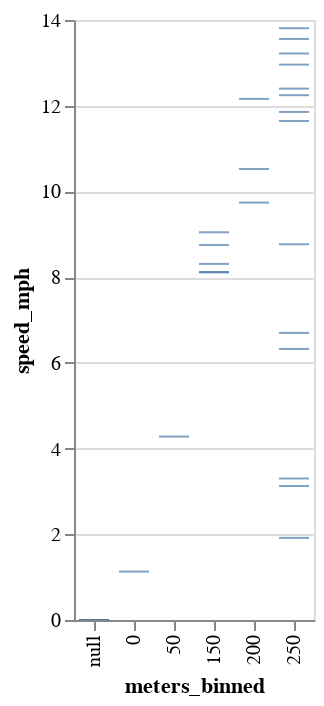

Here is the notebook cell this chart was saved with:
### Code cell
(alt.Chart(one_segment)
 .mark_tick()
 .encode(
     x="meters_binned:O",
     y="speed_mph:Q"
 ).interactive()
)

### Figure 1 — Vega-Lite specification as saved in the notebook (floating-point values rounded to 4 significant figures)
{"config": {"view": {"continuousWidth": 400, "continuousHeight": 300}}, "data": {"name": "data-c83960d577f2c37ff64c044cda3bf3c3"}, "mark": "tick", "encoding": {"x": {"field": "meters_binned", "type": "ordinal"}, "y": {"field": "speed_mph", "type": "quantitative"}}, "selection": {"selector002": {"type": "interval", "bind": "scales", "encodings": ["x", "y"]}}, "$schema": "https://vega.github.io/schema/vega-lite/v4.17.0.json", "datasets": {"data-c83960d577f2c37ff64c044cda3bf3c3": [{"shape_array_key": "5d34851ee46adb62216152f8a16fe7d0", "stop_sequence": 6, "gtfs_dataset_key": "6c2d7daaf979779fa2089c6395baf98b", "_gtfs_dataset_name": "Big Blue Bus VehiclePositions", "trip_id": "902977", "min_time": "2023-07-12T13:33:08", "min_dist": 0.0, "max_time": "2023-07-12T13:33:08", "max_dist": 0.0, "meters_elapsed": 0.0, "sec_elapsed": 0.0, "speed_mph": null, "speed_binned": null, "meters_binned": null}, {"shape_array_key": "5d34851ee46adb62216152f8a16fe7d0", "stop_sequence": 6, "gtfs_dataset_key": "6c2d7daaf979779fa2089c6395baf98b", "_gtfs_dataset_name": "Big Blue Bus VehiclePositions", "trip_id": "902941", "min_time": "2023-07-12T18:52:59", "min_dist": 0.0, "max_time": "2023-07-12T18:53:49", "max_dist": 265.0, "meters_elapsed": 265.0, "sec_elapsed": 50.0, "speed_mph": 11.86, "speed_binned": 10, "meters_binned": 250}, {"shape_array_key": "5d34851ee46adb62216152f8a16fe7d0", "stop_sequence": 6, "gtfs_dataset_key": "6c2d7daaf979779fa2089c6395baf98b", "_gtfs_dataset_name": "Big Blue Bus VehiclePositions", "trip_id": "902960", "min_time": "2023-07-12T16:36:21", "min_dist": 82.66, "max_time": "2023-07-12T16:37:06", "max_dist": 249.8, "meters_elapsed": 167.2, "sec_elapsed": 45.0, "speed_mph": 8.31, "speed_binned": 5, "meters_binned": 150}, {"shape_array_key": "5d34851ee46adb62216152f8a16fe7d0", "stop_sequence": 6, "gtfs_dataset_key": "6c2d7daaf979779fa2089c6395baf98b", "_gtfs_dataset_name": "Big Blue Bus VehiclePositions", "trip_id": "902969", "min_time": "2023-07-12T14:52:10", "min_dist": 22.36, "max_time": "2023-07-12T14:52:10", "max_dist": 22.36, "meters_elapsed": 0.0, "sec_elapsed": 0.0, "speed_mph": null, "speed_binned": null, "meters_binned": null}, {"shape_array_key": "5d34851ee46adb62216152f8a16fe7d0", "stop_sequence": 6, "gtfs_dataset_key": "6c2d7daaf979779fa2089c6395baf98b", "_gtfs_dataset_name": "Big Blue Bus VehiclePositions", "trip_id": "902971", "min_time": "2023-07-12T14:33:39", "min_dist": 0.0, "max_time": "2023-07-12T14:34:28", "max_dist": 177.7, "meters_elapsed": 177.7, "sec_elapsed": 49.0, "speed_mph": 8.111, "speed_binned": 5, "meters_binned": 150}, {"shape_array_key": "5d34851ee46adb62216152f8a16fe7d0", "stop_sequence": 6, "gtfs_dataset_key": "6c2d7daaf979779fa2089c6395baf98b", "_gtfs_dataset_name": "Big Blue Bus VehiclePositions", "trip_id": "902963", "min_time": "2023-07-12T15:50:35", "min_dist": 117.5, "max_time": "2023-07-12T15:50:35", "max_dist": 117.5, "meters_elapsed": 0.0, "sec_elapsed": 0.0, "speed_mph": null, "speed_binned": null, "meters_binned": null}, {"shape_array_key": "5d34851ee46adb62216152f8a16fe7d0", "stop_sequence": 6, "gtfs_dataset_key": "6c2d7daaf979779fa2089c6395baf98b", "_gtfs_dataset_name": "Big Blue Bus VehiclePositions", "trip_id": "902987", "min_time": "2023-07-12T11:57:08", "min_dist": 0.0, "max_time": "2023-07-12T12:00:12", "max_dist": 271.6, "meters_elapsed": 271.6, "sec_elapsed": 184.0, "speed_mph": 3.302, "speed_binned": 0, "meters_binned": 250}, {"shape_array_key": "5d34851ee46adb62216152f8a16fe7d0", "stop_sequence": 6, "gtfs_dataset_key": "6c2d7daaf979779fa2089c6395baf98b", "_gtfs_dataset_name": "Big Blue Bus VehiclePositions", "trip_id": "903000", "min_time": "2023-07-12T09:45:34", "min_dist": 234.9, "max_time": "2023-07-12T09:45:34", "max_dist": 234.9, "meters_elapsed": 0.0, "sec_elapsed": 0.0, "speed_mph": null, "speed_binned": null, "meters_binned": null}, {"shape_array_key": "5d34851ee46adb62216152f8a16fe7d0", "stop_sequence": 6, "gtfs_dataset_key": "6c2d7daaf979779fa2089c6395baf98b", "_gtfs_dataset_name": "Big Blue Bus VehiclePositions", "trip_id": "902946", "min_time": "2023-07-12T17:33:20", "min_dist": 68.91, "max_time": "2023-07-12T17:33:20", "max_dist": 68.91, "meters_elapsed": 0.0, "sec_elapsed": 0.0, "speed_mph": null, "speed_binned": null, "meters_binned": null}, {"shape_array_key": "5d34851ee46adb62216152f8a16fe7d0", "stop_sequence": 6, "gtfs_dataset_key": "6c2d7daaf979779fa2089c6395baf98b", "_gtfs_dataset_name": "Big Blue Bus VehiclePositions", "trip_id": "902979", "min_time": "2023-07-12T13:12:19", "min_dist": 0.0, "max_time": "2023-07-12T13:13:03", "max_dist": 266.7, "meters_elapsed": 266.7, "sec_elapsed": 44.0, "speed_mph": 13.56, "speed_binned": 10, "meters_binned": 250}, {"shape_array_key": "5d34851ee46adb62216152f8a16fe7d0", "stop_sequence": 6, "gtfs_dataset_key": "6c2d7daaf979779fa2089c6395baf98b", "_gtfs_dataset_name": "Big Blue Bus VehiclePositions", "trip_id": "902985", "min_time": "2023-07-12T12:19:39", "min_dist": 0.0, "max_time": "2023-07-12T12:22:53", "max_dist": 271.2, "meters_elapsed": 271.2, "sec_elapsed": 194.0, "speed_mph": 3.127, "speed_binned": 0, "meters_binned": 250}, {"shape_array_key": "5d34851ee46adb62216152f8a16fe7d0", "stop_sequence": 6, "gtfs_dataset_key": "6c2d7daaf979779fa2089c6395baf98b", "_gtfs_dataset_name": "Big Blue Bus VehiclePositions", "trip_id": "903004", "min_time": "2023-07-12T09:03:14", "min_dist": 53.25, "max_time": "2023-07-12T09:03:36", "max_dist": 53.25, "meters_elapsed": 0.0, "sec_elapsed": 22.0, "speed_mph": 0.0, "speed_binned": null, "meters_binned": null}, {"shape_array_key": "5d34851ee46adb62216152f8a16fe7d0", "stop_sequence": 6, "gtfs_dataset_key": "6c2d7daaf979779fa2089c6395baf98b", "_gtfs_dataset_name": "Big Blue Bus VehiclePositions", "trip_id": "902995", "min_time": "2023-07-12T10:32:11", "min_dist": 0.0, "max_time": "2023-07-12T10:33:00", "max_dist": 271.6, "meters_elapsed": 271.6, "sec_elapsed": 49.0, "speed_mph": 12.4, "speed_binned": 10, "meters_binned": 250}, {"shape_array_key": "5d34851ee46adb62216152f8a16fe7d0", "stop_sequence": 6, "gtfs_dataset_key": "6c2d7daaf979779fa2089c6395baf98b", "_gtfs_dataset_name": "Big Blue Bus VehiclePositions", "trip_id": "902964", "min_time": "2023-07-12T15:45:55", "min_dist": 0.0, "max_time": "2023-07-12T15:45:55", "max_dist": 0.0, "meters_elapsed": 0.0, "sec_elapsed": 0.0, "speed_mph": null, "speed_binned": null, "meters_binned": null}, {"shape_array_key": "5d34851ee46adb62216152f8a16fe7d0", "stop_sequence": 6, "gtfs_dataset_key": "6c2d7daaf979779fa2089c6395baf98b", "_gtfs_dataset_name": "Big Blue Bus VehiclePositions", "trip_id": "902966", "min_time": "2023-07-12T15:22:35", "min_dist": 0.0, "max_time": "2023-07-12T15:23:20", "max_dist": 182.0, "meters_elapsed": 182.0, "sec_elapsed": 45.0, "speed_mph": 9.047, "speed_binned": 5, "meters_binned": 150}, {"shape_array_key": "5d34851ee46adb62216152f8a16fe7d0", "stop_sequence": 6, "gtfs_dataset_key": "6c2d7daaf979779fa2089c6395baf98b", "_gtfs_dataset_name": "Big Blue Bus VehiclePositions", "trip_id": "902989", "min_time": "2023-07-12T11:34:06", "min_dist": 0.0, "max_time": "2023-07-12T11:34:06", "max_dist": 0.0, "meters_elapsed": 0.0, "sec_elapsed": 0.0, "speed_mph": null, "speed_binned": null, "meters_binned": null}, {"shape_array_key": "5d34851ee46adb62216152f8a16fe7d0", "stop_sequence": 6, "gtfs_dataset_key": "6c2d7daaf979779fa2089c6395baf98b", "_gtfs_dataset_name": "Big Blue Bus VehiclePositions", "trip_id": "902950", "min_time": "2023-07-12T06:45:10", "min_dist": 10.91, "max_time": "2023-07-12T06:45:55", "max_dist": 271.6, "meters_elapsed": 260.7, "sec_elapsed": 45.0, "speed_mph": 12.96, "speed_binned": 10, "meters_binned": 250}, {"shape_array_key": "5d34851ee46adb62216152f8a16fe7d0", "stop_sequence": 6, "gtfs_dataset_key": "6c2d7daaf979779fa2089c6395baf98b", "_gtfs_dataset_name": "Big Blue Bus VehiclePositions", "trip_id": "902983", "min_time": "2023-07-12T12:35:41", "min_dist": 271.6, "max_time": "2023-07-12T12:35:41", "max_dist": 271.6, "meters_elapsed": 0.0, "sec_elapsed": 0.0, "speed_mph": null, "speed_binned": null, "meters_binned": null}, {"shape_array_key": "5d34851ee46adb62216152f8a16fe7d0", "stop_sequence": 6, "gtfs_dataset_key": "6c2d7daaf979779fa2089c6395baf98b", "_gtfs_dataset_name": "Big Blue Bus VehiclePositions", "trip_id": "902988", "min_time": "2023-07-12T11:41:42", "min_dist": 259.8, "max_time": "2023-07-12T11:41:42", "max_dist": 259.8, "meters_elapsed": 0.0, "sec_elapsed": 0.0, "speed_mph": null, "speed_binned": null, "meters_binned": null}, {"shape_array_key": "5d34851ee46adb62216152f8a16fe7d0", "stop_sequence": 6, "gtfs_dataset_key": "6c2d7daaf979779fa2089c6395baf98b", "_gtfs_dataset_name": "Big Blue Bus VehiclePositions", "trip_id": "902959", "min_time": "2023-07-12T16:35:59", "min_dist": 0.0, "max_time": "2023-07-12T16:36:49", "max_dist": 260.2, "meters_elapsed": 260.2, "sec_elapsed": 50.0, "speed_mph": 11.64, "speed_binned": 10, "meters_binned": 250}, {"shape_array_key": "5d34851ee46adb62216152f8a16fe7d0", "stop_sequence": 6, "gtfs_dataset_key": "6c2d7daaf979779fa2089c6395baf98b", "_gtfs_dataset_name": "Big Blue Bus VehiclePositions", "trip_id": "902972", "min_time": "2023-07-12T14:24:01", "min_dist": 0.0, "max_time": "2023-07-12T14:24:45", "max_dist": 271.6, "meters_elapsed": 271.6, "sec_elapsed": 44.0, "speed_mph": 13.81, "speed_binned": 10, "meters_binned": 250}, {"shape_array_key": "5d34851ee46adb62216152f8a16fe7d0", "stop_sequence": 6, "gtfs_dataset_key": "6c2d7daaf979779fa2089c6395baf98b", "_gtfs_dataset_name": "Big Blue Bus VehiclePositions", "trip_id": "902974", "min_time": "2023-07-12T14:15:43", "min_dist": 0.0, "max_time": "2023-07-12T14:16:33", "max_dist": 195.5, "meters_elapsed": 195.5, "sec_elapsed": 50.0, "speed_mph": 8.749, "speed_binned": 5, "meters_binned": 150}, {"shape_array_key": "5d34851ee46adb62216152f8a16fe7d0", "stop_sequence": 6, "gtfs_dataset_key": "6c2d7daaf979779fa2089c6395baf98b", "_gtfs_dataset_name": "Big Blue Bus VehiclePositions", "trip_id": "903016", "min_time": "2023-07-12T07:02:45", "min_dist": 271.6, "max_time": "2023-07-12T07:02:45", "max_dist": 271.6, "meters_elapsed": 0.0, "sec_elapsed": 0.0, "speed_mph": null, "speed_binned": null, "meters_binned": null}, {"shape_array_key": "5d34851ee46adb62216152f8a16fe7d0", "stop_sequence": 6, "gtfs_dataset_key": "6c2d7daaf979779fa2089c6395baf98b", "_gtfs_dataset_name": "Big Blue Bus VehiclePositions", "trip_id": "903011", "min_time": "2023-07-12T07:50:16", "min_dist": 250.2, "max_time": "2023-07-12T07:50:16", "max_dist": 250.2, "meters_elapsed": 0.0, "sec_elapsed": 0.0, "speed_mph": null, "speed_binned": null, "meters_binned": null}, {"shape_array_key": "5d34851ee46adb62216152f8a16fe7d0", "stop_sequence": 6, "gtfs_dataset_key": "6c2d7daaf979779fa2089c6395baf98b", "_gtfs_dataset_name": "Big Blue Bus VehiclePositions", "trip_id": "902970", "min_time": "2023-07-12T14:42:44", "min_dist": 185.6, "max_time": "2023-07-12T14:42:44", "max_dist": 185.6, "meters_elapsed": 0.0, "sec_elapsed": 0.0, "speed_mph": null, "speed_binned": null, "meters_binned": null}, {"shape_array_key": "5d34851ee46adb62216152f8a16fe7d0", "stop_sequence": 6, "gtfs_dataset_key": "6c2d7daaf979779fa2089c6395baf98b", "_gtfs_dataset_name": "Big Blue Bus VehiclePositions", "trip_id": "902984", "min_time": "2023-07-12T12:22:27", "min_dist": 74.24, "max_time": "2023-07-12T12:22:27", "max_dist": 74.24, "meters_elapsed": 0.0, "sec_elapsed": 0.0, "speed_mph": null, "speed_binned": null, "meters_binned": null}, {"shape_array_key": "5d34851ee46adb62216152f8a16fe7d0", "stop_sequence": 6, "gtfs_dataset_key": "6c2d7daaf979779fa2089c6395baf98b", "_gtfs_dataset_name": "Big Blue Bus VehiclePositions", "trip_id": "902997", "min_time": "2023-07-12T10:14:36", "min_dist": 0.0, "max_time": "2023-07-12T10:15:29", "max_dist": 192.4, "meters_elapsed": 192.4, "sec_elapsed": 53.0, "speed_mph": 8.12, "speed_binned": 5, "meters_binned": 150}, {"shape_array_key": "5d34851ee46adb62216152f8a16fe7d0", "stop_sequence": 6, "gtfs_dataset_key": "6c2d7daaf979779fa2089c6395baf98b", "_gtfs_dataset_name": "Big Blue Bus VehiclePositions", "trip_id": "903007", "min_time": "2023-07-12T08:36:24", "min_dist": 0.0, "max_time": "2023-07-12T08:37:08", "max_dist": 22.24, "meters_elapsed": 22.24, "sec_elapsed": 44.0, "speed_mph": 1.131, "speed_binned": 0, "meters_binned": 0}, {"shape_array_key": "5d34851ee46adb62216152f8a16fe7d0", "stop_sequence": 6, "gtfs_dataset_key": "6c2d7daaf979779fa2089c6395baf98b", "_gtfs_dataset_name": "Big Blue Bus VehiclePositions", "trip_id": "903005", "min_time": "2023-07-12T08:52:24", "min_dist": 10.6, "max_time": "2023-07-12T08:53:29", "max_dist": 265.3, "meters_elapsed": 254.7, "sec_elapsed": 65.0, "speed_mph": 8.766, "speed_binned": 5, "meters_binned": 250}, {"shape_array_key": "5d34851ee46adb62216152f8a16fe7d0", "stop_sequence": 6, "gtfs_dataset_key": "6c2d7daaf979779fa2089c6395baf98b", "_gtfs_dataset_name": "Big Blue Bus VehiclePositions", "trip_id": "902944", "min_time": "2023-07-12T18:12:24", "min_dist": 0.0, "max_time": "2023-07-12T18:17:37", "max_dist": 268.1, "meters_elapsed": 268.1, "sec_elapsed": 313.0, "speed_mph": 1.916, "speed_binned": 0, "meters_binned": 250}, {"shape_array_key": "5d34851ee46adb62216152f8a16fe7d0", "stop_sequence": 6, "gtfs_dataset_key": "6c2d7daaf979779fa2089c6395baf98b", "_gtfs_dataset_name": "Big Blue Bus VehiclePositions", "trip_id": "902980", "min_time": "2023-07-12T13:06:45", "min_dist": 0.0, "max_time": "2023-07-12T13:07:30", "max_dist": 244.6, "meters_elapsed": 244.6, "sec_elapsed": 45.0, "speed_mph": 12.16, "speed_binned": 10, "meters_binned": 200}, {"shape_array_key": "5d34851ee46adb62216152f8a16fe7d0", "stop_sequence": 6, "gtfs_dataset_key": "6c2d7daaf979779fa2089c6395baf98b", "_gtfs_dataset_name": "Big Blue Bus VehiclePositions", "trip_id": "903003", "min_time": "2023-07-12T09:12:58", "min_dist": 0.0, "max_time": "2023-07-12T09:14:01", "max_dist": 0.0, "meters_elapsed": 0.0, "sec_elapsed": 63.0, "speed_mph": 0.0, "speed_binned": null, "meters_binned": null}, {"shape_array_key": "5d34851ee46adb62216152f8a16fe7d0", "stop_sequence": 6, "gtfs_dataset_key": "6c2d7daaf979779fa2089c6395baf98b", "_gtfs_dataset_name": "Big Blue Bus VehiclePositions", "trip_id": "902958", "min_time": "2023-07-12T16:42:32", "min_dist": 242.6, "max_time": "2023-07-12T16:42:32", "max_dist": 242.6, "meters_elapsed": 0.0, "sec_elapsed": 0.0, "speed_mph": null, "speed_binned": null, "meters_binned": null}, {"shape_array_key": "5d34851ee46adb62216152f8a16fe7d0", "stop_sequence": 6, "gtfs_dataset_key": "6c2d7daaf979779fa2089c6395baf98b", "_gtfs_dataset_name": "Big Blue Bus VehiclePositions", "trip_id": "902968", "min_time": "2023-07-12T15:03:01", "min_dist": 0.0, "max_time": "2023-07-12T15:03:55", "max_dist": 235.1, "meters_elapsed": 235.1, "sec_elapsed": 54.0, "speed_mph": 9.74, "speed_binned": 5, "meters_binned": 200}, {"shape_array_key": "5d34851ee46adb62216152f8a16fe7d0", "stop_sequence": 6, "gtfs_dataset_key": "6c2d7daaf979779fa2089c6395baf98b", "_gtfs_dataset_name": "Big Blue Bus VehiclePositions", "trip_id": "903008", "min_time": "2023-07-12T08:24:04", "min_dist": 79.25, "max_time": "2023-07-12T08:24:04", "max_dist": 79.25, "meters_elapsed": 0.0, "sec_elapsed": 0.0, "speed_mph": null, "speed_binned": null, "meters_binned": null}, {"shape_array_key": "5d34851ee46adb62216152f8a16fe7d0", "stop_sequence": 6, "gtfs_dataset_key": "6c2d7daaf979779fa2089c6395baf98b", "_gtfs_dataset_name": "Big Blue Bus VehiclePositions", "trip_id": "902962", "min_time": "2023-07-12T16:01:45", "min_dist": 250.3, "max_time": "2023-07-12T16:01:45", "max_dist": 250.3, "meters_elapsed": 0.0, "sec_elapsed": 0.0, "speed_mph": null, "speed_binned": null, "meters_binned": null}, {"shape_array_key": "5d34851ee46adb62216152f8a16fe7d0", "stop_sequence": 6, "gtfs_dataset_key": "6c2d7daaf979779fa2089c6395baf98b", "_gtfs_dataset_name": "Big Blue Bus VehiclePositions", "trip_id": "902957", "min_time": "2023-07-12T16:53:45", "min_dist": 265.9, "max_time": "2023-07-12T16:53:45", "max_dist": 265.9, "meters_elapsed": 0.0, "sec_elapsed": 0.0, "speed_mph": null, "speed_binned": null, "meters_binned": null}, {"shape_array_key": "5d34851ee46adb62216152f8a16fe7d0", "stop_sequence": 6, "gtfs_dataset_key": "6c2d7daaf979779fa2089c6395baf98b", "_gtfs_dataset_name": "Big Blue Bus VehiclePositions", "trip_id": "902978", "min_time": "2023-07-12T13:32:53", "min_dist": 0.0, "max_time": "2023-07-12T13:34:29", "max_dist": 271.4, "meters_elapsed": 271.4, "sec_elapsed": 96.0, "speed_mph": 6.324, "speed_binned": 5, "meters_binned": 250}, {"shape_array_key": "5d34851ee46adb62216152f8a16fe7d0", "stop_sequence": 6, "gtfs_dataset_key": "6c2d7daaf979779fa2089c6395baf98b", "_gtfs_dataset_name": "Big Blue Bus VehiclePositions", "trip_id": "902954", "min_time": "2023-07-12T17:23:39", "min_dist": 182.8, "max_time": "2023-07-12T17:23:39", "max_dist": 182.8, "meters_elapsed": 0.0, "sec_elapsed": 0.0, "speed_mph": null, "speed_binned": null, "meters_binned": null}, {"shape_array_key": "5d34851ee46adb62216152f8a16fe7d0", "stop_sequence": 6, "gtfs_dataset_key": "6c2d7daaf979779fa2089c6395baf98b", "_gtfs_dataset_name": "Big Blue Bus VehiclePositions", "trip_id": "902956", "min_time": "2023-07-12T17:02:18", "min_dist": 52.09, "max_time": "2023-07-12T17:03:04", "max_dist": 268.5, "meters_elapsed": 216.4, "sec_elapsed": 46.0, "speed_mph": 10.52, "speed_binned": 10, "meters_binned": 200}, {"shape_array_key": "5d34851ee46adb62216152f8a16fe7d0", "stop_sequence": 6, "gtfs_dataset_key": "6c2d7daaf979779fa2089c6395baf98b", "_gtfs_dataset_name": "Big Blue Bus VehiclePositions", "trip_id": "902982", "min_time": "2023-07-12T12:41:08", "min_dist": 103.7, "max_time": "2023-07-12T12:41:08", "max_dist": 103.7, "meters_elapsed": 0.0, "sec_elapsed": 0.0, "speed_mph": null, "speed_binned": null, "meters_binned": null}, {"shape_array_key": "5d34851ee46adb62216152f8a16fe7d0", "stop_sequence": 6, "gtfs_dataset_key": "6c2d7daaf979779fa2089c6395baf98b", "_gtfs_dataset_name": "Big Blue Bus VehiclePositions", "trip_id": "902961", "min_time": "2023-07-12T16:14:23", "min_dist": 0.0, "max_time": "2023-07-12T16:15:12", "max_dist": 268.2, "meters_elapsed": 268.2, "sec_elapsed": 49.0, "speed_mph": 12.25, "speed_binned": 10, "meters_binned": 250}, {"shape_array_key": "5d34851ee46adb62216152f8a16fe7d0", "stop_sequence": 6, "gtfs_dataset_key": "6c2d7daaf979779fa2089c6395baf98b", "_gtfs_dataset_name": "Big Blue Bus VehiclePositions", "trip_id": "902943", "min_time": "2023-07-12T18:16:59", "min_dist": 0.0, "max_time": "2023-07-12T18:18:28", "max_dist": 266.5, "meters_elapsed": 266.5, "sec_elapsed": 89.0, "speed_mph": 6.699, "speed_binned": 5, "meters_binned": 250}, {"shape_array_key": "5d34851ee46adb62216152f8a16fe7d0", "stop_sequence": 6, "gtfs_dataset_key": "6c2d7daaf979779fa2089c6395baf98b", "_gtfs_dataset_name": "Big Blue Bus VehiclePositions", "trip_id": "902999", "min_time": "2023-07-12T09:50:47", "min_dist": 268.6, "max_time": "2023-07-12T09:54:37", "max_dist": 268.6, "meters_elapsed": 0.0, "sec_elapsed": 230.0, "speed_mph": 0.0, "speed_binned": null, "meters_binned": null}, {"shape_array_key": "5d34851ee46adb62216152f8a16fe7d0", "stop_sequence": 6, "gtfs_dataset_key": "6c2d7daaf979779fa2089c6395baf98b", "_gtfs_dataset_name": "Big Blue Bus VehiclePositions", "trip_id": "903006", "min_time": "2023-07-12T08:42:51", "min_dist": 0.0, "max_time": "2023-07-12T08:42:51", "max_dist": 0.0, "meters_elapsed": 0.0, "sec_elapsed": 0.0, "speed_mph": null, "speed_binned": null, "meters_binned": null}, {"shape_array_key": "5d34851ee46adb62216152f8a16fe7d0", "stop_sequence": 6, "gtfs_dataset_key": "6c2d7daaf979779fa2089c6395baf98b", "_gtfs_dataset_name": "Big Blue Bus VehiclePositions", "trip_id": "903002", "min_time": "2023-07-12T09:23:11", "min_dist": 185.5, "max_time": "2023-07-12T09:23:56", "max_dist": 271.6, "meters_elapsed": 86.11, "sec_elapsed": 45.0, "speed_mph": 4.281, "speed_binned": 0, "meters_binned": 50}, {"shape_array_key": "5d34851ee46adb62216152f8a16fe7d0", "stop_sequence": 6, "gtfs_dataset_key": "6c2d7daaf979779fa2089c6395baf98b", "_gtfs_dataset_name": "Big Blue Bus VehiclePositions", "trip_id": "902965", "min_time": "2023-07-12T15:30:51", "min_dist": 0.0, "max_time": "2023-07-12T15:31:36", "max_dist": 265.9, "meters_elapsed": 265.9, "sec_elapsed": 45.0, "speed_mph": 13.22, "speed_binned": 10, "meters_binned": 250}, {"shape_array_key": "5d34851ee46adb62216152f8a16fe7d0", "stop_sequence": 6, "gtfs_dataset_key": "6c2d7daaf979779fa2089c6395baf98b", "_gtfs_dataset_name": "Big Blue Bus VehiclePositions", "trip_id": "902994", "min_time": "2023-07-12T10:46:51", "min_dist": 247.8, "max_time": "2023-07-12T10:49:42", "max_dist": 247.8, "meters_elapsed": 0.0, "sec_elapsed": 171.0, "speed_mph": 0.0, "speed_binned": null, "meters_binned": null}, {"shape_array_key": "5d34851ee46adb62216152f8a16fe7d0", "stop_sequence": 6, "gtfs_dataset_key": "6c2d7daaf979779fa2089c6395baf98b", "_gtfs_dataset_name": "Big Blue Bus VehiclePositions", "trip_id": "902945", "min_time": "2023-07-12T17:49:25", "min_dist": 165.9, "max_time": "2023-07-12T17:49:25", "max_dist": 165.9, "meters_elapsed": 0.0, "sec_elapsed": 0.0, "speed_mph": null, "speed_binned": null, "meters_binned": null}, {"shape_array_key": "5d34851ee46adb62216152f8a16fe7d0", "stop_sequence": 6, "gtfs_dataset_key": "6c2d7daaf979779fa2089c6395baf98b", "_gtfs_dataset_name": "Big Blue Bus VehiclePositions", "trip_id": "902942", "min_time": "2023-07-12T18:31:04", "min_dist": 271.6, "max_time": "2023-07-12T18:31:04", "max_dist": 271.6, "meters_elapsed": 0.0, "sec_elapsed": 0.0, "speed_mph": null, "speed_binned": null, "meters_binned": null}, {"shape_array_key": "5d34851ee46adb62216152f8a16fe7d0", "stop_sequence": 6, "gtfs_dataset_key": "6c2d7daaf979779fa2089c6395baf98b", "_gtfs_dataset_name": "Big Blue Bus VehiclePositions", "trip_id": "903010", "min_time": "2023-07-12T08:01:42", "min_dist": 190.3, "max_time": "2023-07-12T08:01:42", "max_dist": 190.3, "meters_elapsed": 0.0, "sec_elapsed": 0.0, "speed_mph": null, "speed_binned": null, "meters_binned": null}, {"shape_array_key": "5d34851ee46adb62216152f8a16fe7d0", "stop_sequence": 6, "gtfs_dataset_key": "6c2d7daaf979779fa2089c6395baf98b", "_gtfs_dataset_name": "Big Blue Bus VehiclePositions", "trip_id": "902940", "min_time": "2023-07-12T19:02:15", "min_dist": 114.8, "max_time": "2023-07-12T19:02:15", "max_dist": 114.8, "meters_elapsed": 0.0, "sec_elapsed": 0.0, "speed_mph": null, "speed_binned": null, "meters_binned": null}, {"shape_array_key": "5d34851ee46adb62216152f8a16fe7d0", "stop_sequence": 6, "gtfs_dataset_key": "6c2d7daaf979779fa2089c6395baf98b", "_gtfs_dataset_name": "Big Blue Bus VehiclePositions", "trip_id": "902981", "min_time": "2023-07-12T12:54:50", "min_dist": 0.0, "max_time": "2023-07-12T12:54:50", "max_dist": 0.0, "meters_elapsed": 0.0, "sec_elapsed": 0.0, "speed_mph": null, "speed_binned": null, "meters_binned": null}]}}
